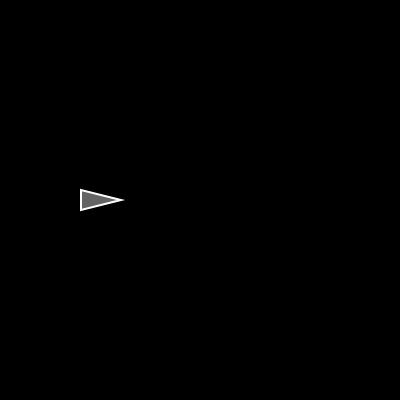
Frame 1 (no input)
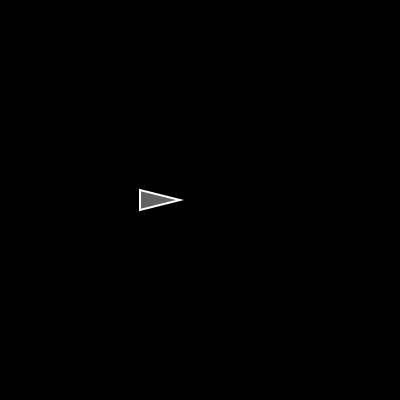
Frame 60 (no input)
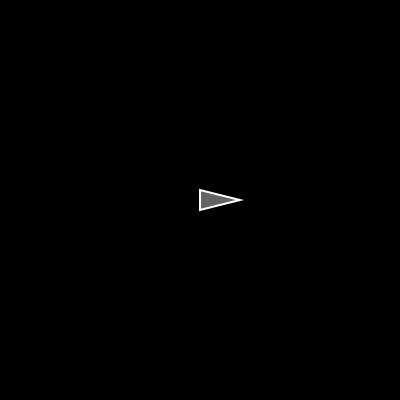
Frame 120 (the mouse pressed at the canvas centre since frame 60)

The p5.js sketch that drew these frames (run headless with seeded random() and noise() and a simulated clock; from frame 60 on, the mouse is pressed at the canvas centre):

// p5.js sketch
// ── sketch.js
let mover;

function setup() {
  createCanvas(400, 400);
  mover = new Mover(100, 200, 4);
}

function draw() {
  background(0);

  if(keyIsDown(LEFT_ARROW)) {
    mover.angle -= 0.03;
  } else if (keyIsDown(RIGHT_ARROW)) {
    mover.angle += 0.03;
  }

  mover.update();
  mover.edges();
  mover.show();
}
// ── mover.js
class Mover {
    constructor(x, y, m) {
        this.pos = createVector(x, y);
        this.vel = createVector(0, 0);
        this.acc = createVector(0, 0);
        this.mass = m;

        this.r = sqrt(this.mass) * 10;

        this.angle = 0;
    }

    applyForce(force) {
        // f = m * a... a = f/m
        let f = p5.Vector.div(force, mass);
        this.acc.add(f);
    }

    edges() {
        if (this.pos.y >= height - this.r) {
            this.pos.y = height - this.r;
            this.vel.y *= -1;
          }
          if (this.pos.x >= width - this.r) {
            this.pos.x = width - this.r;
            this.vel.x *= -1;
          } else if (this.pos.x <= this.r) {
            this.pos.x = this.r;
            this.vel.x *= -1;
          }
    }

    update() {
        // this.angle += 0.1;
        this.vel.add(this.acc);

        this.vel = p5.Vector.fromAngle(this.angle);
        // this.vel.mult(5);
        this.pos.add(this.vel);
        // this.acc.set(0, 0);
    }


    show() {
        stroke(255);
        strokeWeight(2);
        fill(255, 100);
        push();
        translate(this.pos.x, this.pos.y);
        this.angle = this.vel.heading();
        rotate(this.angle);
        triangle(-this.r, -this.r / 2, -this.r, this.r / 2, this.r, 0);
        pop();
    }


}
